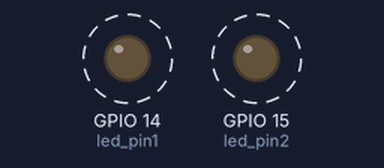
Recording of a program running on a simulated Raspberry Pi (BCM pin numbers). On the bench: output pins drawn as LEDs (lit = HIGH). Dashed ring = blinking.

Above: at 0.5 s.
Timing chart, 0 to 4.6 s (numbered marks = the images above):
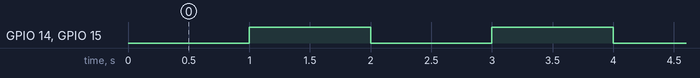

Measured:
- by itself, GPIO 14 (led_pin1), GPIO 15 (led_pin2): alternates HIGH for 1.0 s and LOW for 1.0 s

The program:

led.py
```python
# 01 led ex

import RPi.GPIO as GPIO
import time

GPIO.setmode(GPIO.BCM)

led_pin1 = 14
led_pin2 = 15

GPIO.setup(led_pin1, GPIO.OUT)
GPIO.setup(led_pin2, GPIO.OUT)

try:
	while True:
		GPIO.output(led_pin1, False)
		GPIO.output(led_pin2, False)
		time.sleep(1)

		GPIO.output(led_pin1, True)
		GPIO.output(led_pin2, True)
		time.sleep(1)
finally:
	print("Cleaning up")
	GPIO.cleanup()
```
